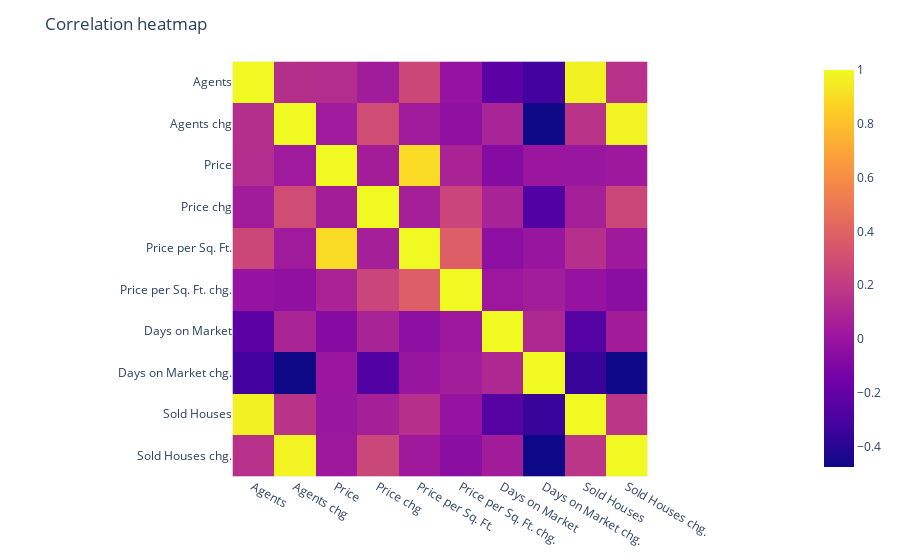

The code cell stored with this chart in its notebook:
### Code cell
import plotly.express as px

fig = px.imshow(df.corr())
fig.update_layout(title='Correlation heatmap')
fig.show()

### Figure 1 — Plotly figure (JSON) as saved in the notebook; plotly's stock layout.template omitted (floating-point values rounded to 4 significant figures)
{"data": [{"coloraxis": "coloraxis", "hovertemplate": "x: %{x}<br>y: %{y}<br>color: %{z}<extra></extra>", "name": "0", "type": "heatmap", "x": ["Agents", "Agents chg", "Price", "Price chg", "Price per Sq. Ft.", "Price per Sq. Ft. chg.", "Days on Market", "Days on Market chg.", "Sold Houses", "Sold Houses chg."], "xaxis": "x", "y": ["Agents", "Agents chg", "Price", "Price chg", "Price per Sq. Ft.", "Price per Sq. Ft. chg.", "Days on Market", "Days on Market chg.", "Sold Houses", "Sold Houses chg."], "yaxis": "y", "z": [[1, 0.1364, 0.1279, 0.03985, 0.2645, -0.01149, -0.2292, -0.3186, 0.9759, 0.1481], [0.1364, 1, 0.02896, 0.2906, 0.03742, -0.03141, 0.08036, -0.4731, 0.1587, 0.9834], [0.1279, 0.02896, 1, 0.04891, 0.8907, 0.07982, -0.07057, 0.009176, 0.005951, 0.01974], [0.03985, 0.2906, 0.04891, 1, 0.05825, 0.2518, 0.07694, -0.2658, 0.05722, 0.2606], [0.2645, 0.03742, 0.8907, 0.05825, 1, 0.3798, -0.04686, -0.00198, 0.1461, 0.02743], [-0.01149, -0.03141, 0.07982, 0.2518, 0.3798, 1, 0.01845, 0.04753, -0.01095, -0.05299], [-0.2292, 0.08036, -0.07057, 0.07694, -0.04686, 0.01845, 1, 0.1033, -0.26, 0.04403], [-0.3186, -0.4731, 0.009176, -0.2658, -0.00198, 0.04753, 0.1033, 1, -0.3528, -0.4758], [0.9759, 0.1587, 0.005951, 0.05722, 0.1461, -0.01095, -0.26, -0.3528, 1, 0.1743], [0.1481, 0.9834, 0.01974, 0.2606, 0.02743, -0.05299, 0.04403, -0.4758, 0.1743, 1]]}], "layout": {"coloraxis": {"colorscale": [[0, "#0d0887"], [0.1111, "#46039f"], [0.2222, "#7201a8"], [0.3333, "#9c179e"], [0.4444, "#bd3786"], [0.5556, "#d8576b"], [0.6667, "#ed7953"], [0.7778, "#fb9f3a"], [0.8889, "#fdca26"], [1, "#f0f921"]]}, "margin": {"t": 60}, "title": {"text": "Correlation heatmap"}, "xaxis": {"anchor": "y", "constrain": "domain", "domain": [0, 1], "scaleanchor": "y"}, "yaxis": {"anchor": "x", "autorange": "reversed", "constrain": "domain", "domain": [0, 1]}}}
